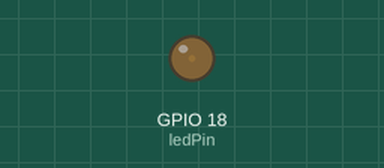
This sketch was run on a simulated ESP32. On the bench: output pins drawn as LEDs (lit = HIGH).

Above: at 0.05 s.
At 1.15 s:
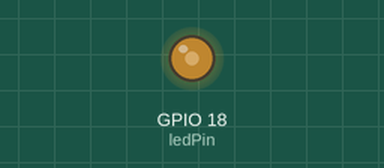
At 2.3 s:
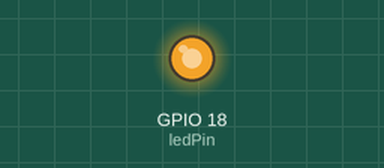
At 4.6 s:
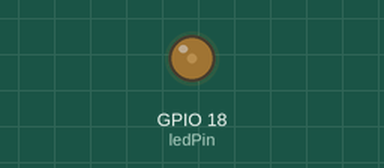
Timing chart, 0 to 6.7 s (numbered marks = the images above):
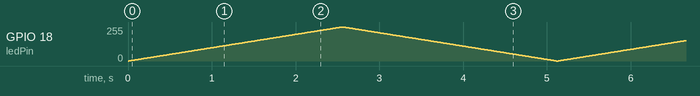

The sketch:

controle_de_led_pwm.ino
```cpp
// Exemplo 1: Controle de Brilho de LED com PWM (Fading)

const int ledPin = 18;

void setup() {

  pinMode(ledPin, OUTPUT);
  // Em cores recentes do ESP32 (Arduino), analogWrite() é suportado
}

void loop() {

  // Sobe o brilho
  for (int brilho = 0; brilho <= 255; brilho++) {
    analogWrite(ledPin, brilho);
    delay(10);
  }

  // Desce o brilho
  for (int brilho = 255; brilho >= 0; brilho--) {
    analogWrite(ledPin, brilho);
    delay(10);
  }
}
```
